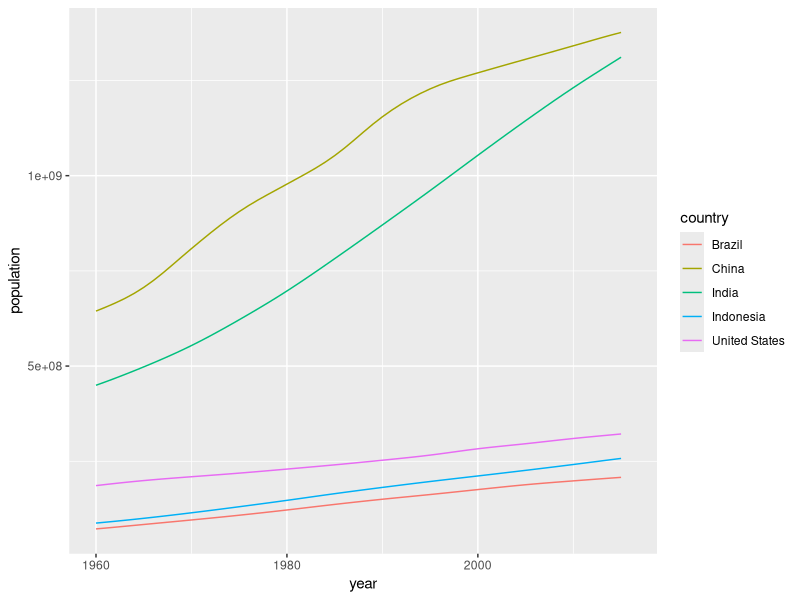
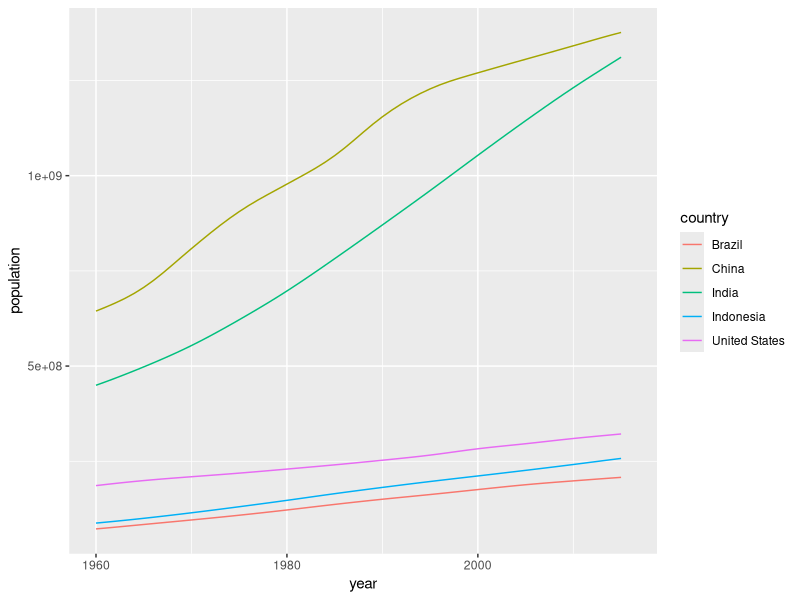
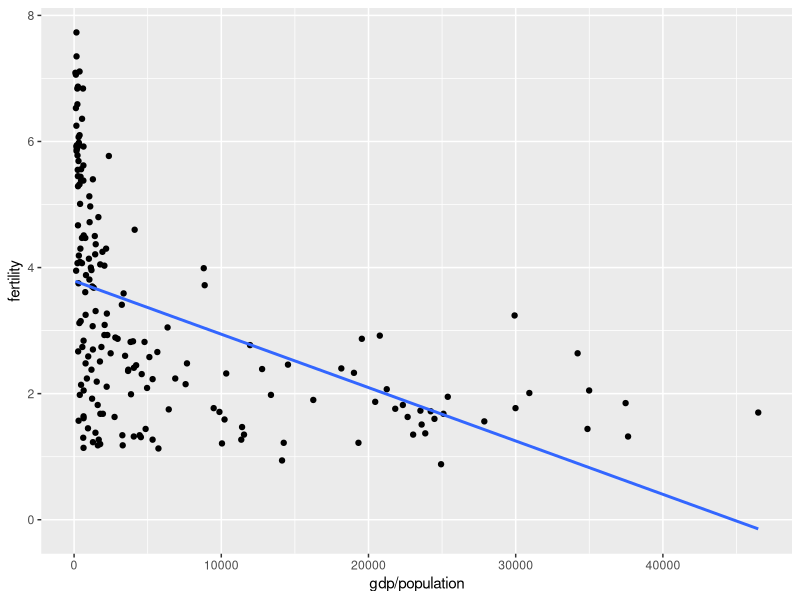
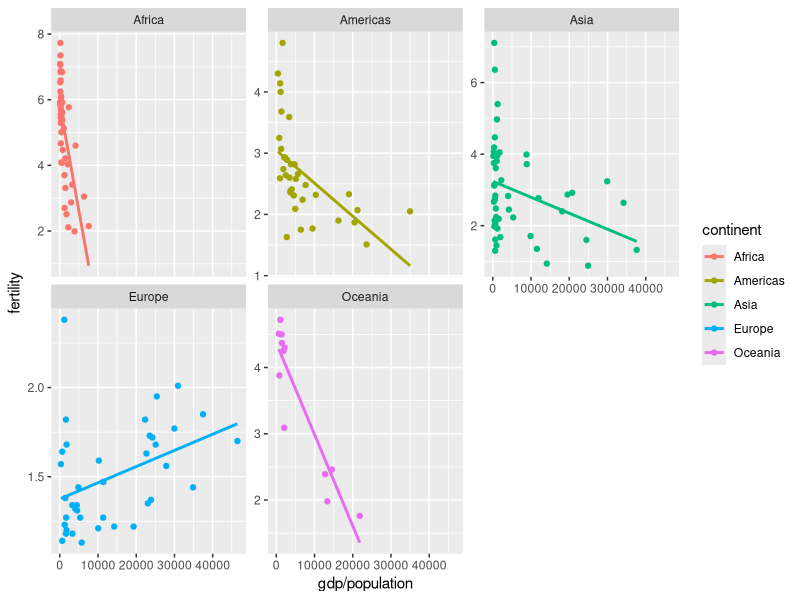
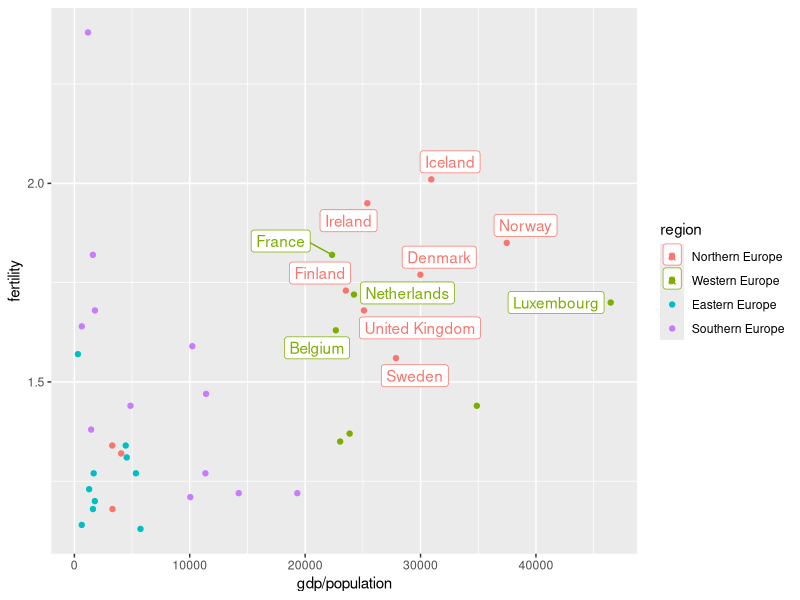
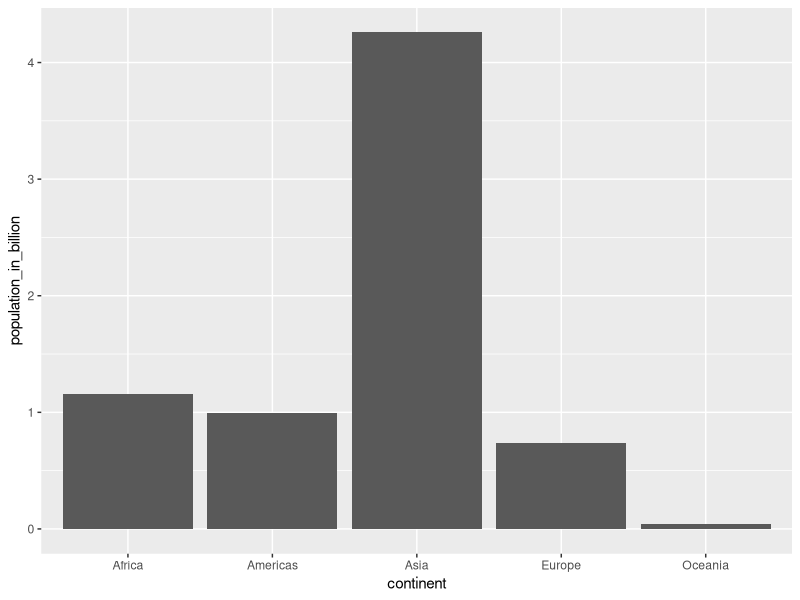
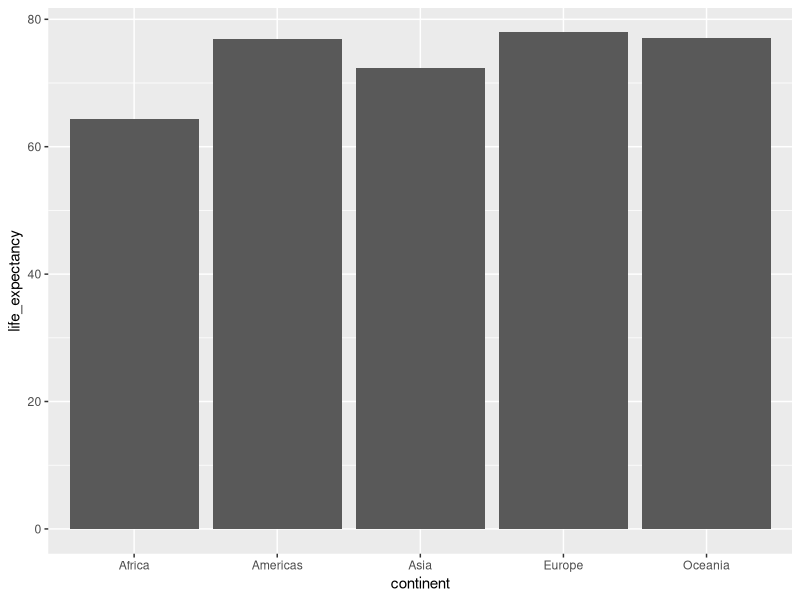
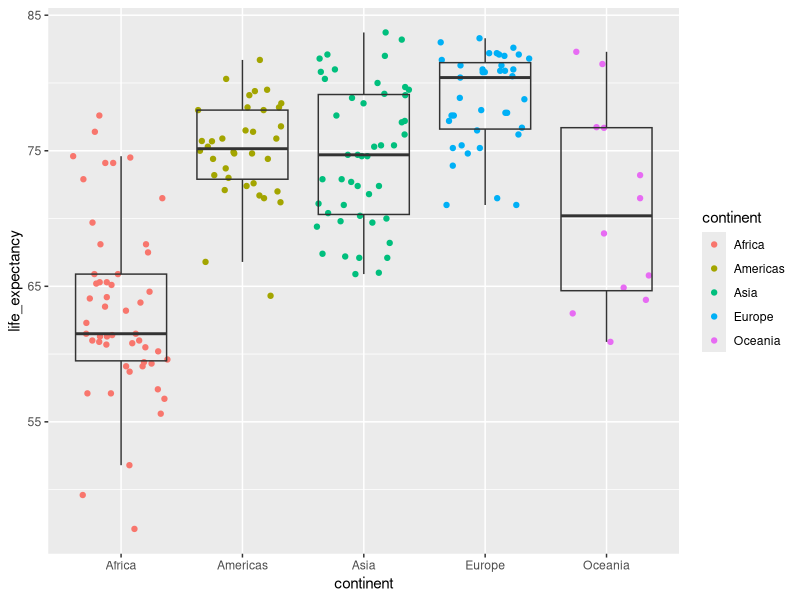

Write R code to recreate these figures, in order.
## ---- chunk 1
library(tidyverse)
library(dslabs) #install.packages("dslabs")

# After you have loaded the dslabs package, you can access the data stored in `gapminder`. Let's look at the top 5 lines 
gapminder %>% as_tibble() %>% 
  head(5)

## ---- chunk 2
# Extract a vector with the 5 countries with the largest population size
top5_countries <- gapminder %>%
  filter(year == 2015) %>% 
  arrange(-population) %>% 
  select(country) %>% 
  head(5) %>% 
  .$country

gapminder %>% 
  filter(country %in% top5_countries) %>% 
  ggplot() +
  geom_line(mapping = aes(x = year, y = population, color = country))

## ---- chunk 3
# Extract a vector with the 5 countries with the largest population size
top5_countries <- gapminder %>%
  filter(year == 2015) %>% 
  arrange(-population) %>% 
  select(country) %>% 
  head(5) %>% 
  pull()

gapminder %>% 
  filter(country %in% top5_countries) %>% 
  ggplot() +
  geom_line(mapping = aes(x = year, y = population, color = country))

## ---- chunk 4
gapminder %>%
  filter(year==2015, country %in% c("Turkey", "Poland", "South Korea", "Russia", "Vietnam", "South Africa")) %>%
  arrange(infant_mortality) %>%
  select(country, infant_mortality) %>% 
  knitr::kable()
## ---- chunk 5
gapminder %>%
  filter(year==2000) %>%
  ggplot(aes(y=fertility, x=gdp/population)) +
  geom_point() +
  geom_smooth(se=F, method = "lm")
## ---- chunk 6
gapminder %>%
  filter(year==2000) %>%
  ggplot(aes(y=fertility, x=gdp/population, color=continent)) +
  geom_point() +
  geom_smooth(se=F, method = "lm") +
  facet_wrap(~continent, scales = "free_y")
## ---- chunk 7
eu_2000 <- gapminder %>%
  filter(year==2000, continent == "Europe") 
eu_2000 %>%
  filter(fertility > 1.5, gdp/population > 20000) %>%
  ggplot(aes(y=fertility, x=gdp/population, color=region)) +
  ggrepel::geom_label_repel(aes(label=country)) +
  geom_point(data=eu_2000)
## ---- chunk 8
gapminder %>%
  filter(year==2015) %>%
  group_by(continent) %>%
  summarize(population_in_billion=sum(population)/10^9) %>%
  ggplot(aes(x=continent, y=population_in_billion)) +
  geom_col()
## ---- chunk 9
gapminder %>%
  filter(year==2015) %>%
  summarize(life_expectancy=sum(life_expectancy*population)/sum(population))
## ---- chunk 10
gapminder %>%
  filter(year==2015) %>%
  group_by(continent) %>%
  summarize(life_expectancy=sum(life_expectancy*population)/sum(population)) %>%
  ggplot(aes(x=continent, y=life_expectancy)) +
  geom_col()

gapminder %>%
  filter(year==2015) %>%
  ggplot(aes(x=continent, y=life_expectancy)) +
  geom_jitter(aes(color=continent),height = 0) +
  geom_boxplot(alpha=0, outlier.alpha = 0)
## ---- chunk 11
years <- c(1960, 1970, 1980, 1990, 2000, 2010)
continents <- c("Europe", "Asia")
gapminder %>% 
  filter(year %in% years & continent %in% continents) %>%
  ggplot(aes(log(gdp/population), life_expectancy, col = continent)) +
  geom_point() +
  facet_wrap(~year) 

gapminder %>% 
  filter(continent %in% continents) %>%
  ggplot(aes(x=year, y=life_expectancy, group=country)) +
  geom_line()+
  facet_wrap(~continent) 

gapminder %>% 
  filter(year %in% c(1960, 2010)) %>%
  ggplot(aes(x=life_expectancy, fill=continent)) +
  geom_density(alpha=0.5)+
  facet_wrap(~year, nrow=2) 

gapminder %>% 
  filter(year %in% c(1960, 2010)) %>%
  ggplot(aes(x=log(gdp/population), fill=continent)) +
  geom_density(alpha=0.5)+
  facet_wrap(~year, nrow=2) 

gapminder %>% 
  filter(year %in% c(1960, 2010)) %>%
  ggplot(aes(continent, log(gdp/population), fill = as.character(year))) +
  geom_boxplot()
